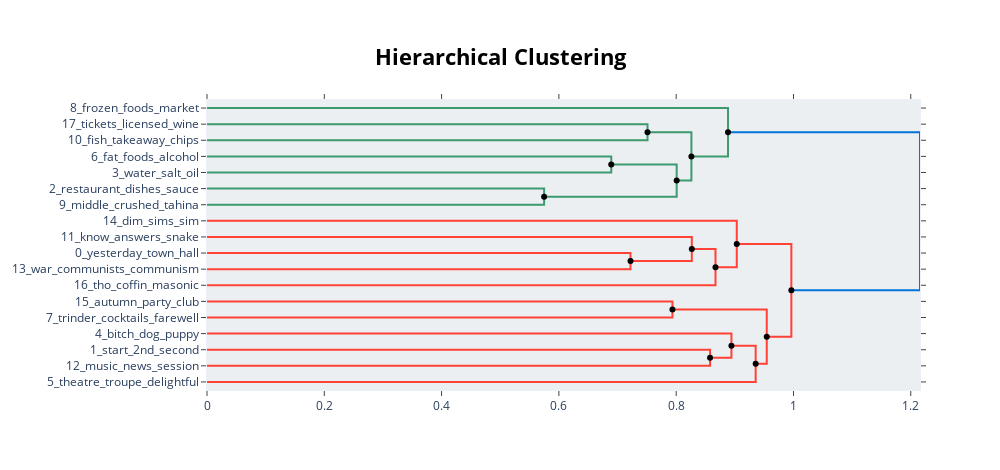

This figure's notebook cell:
### Code cell
topic_model.visualize_hierarchy(hierarchical_topics=hierarchical_topics)

### Figure 1 — Plotly figure (JSON) as saved in the notebook; plotly's stock layout.template omitted (floating-point values rounded to 4 significant figures)
{"data": [{"hoverinfo": "text", "marker": {"color": "rgb(61,153,112)"}, "mode": "lines", "text": ["tickets_licensed_wine_site_dinner", "", "", "fish_takeaway_chips_shop_customers"], "type": "scatter", "x": [0, 0.7511, 0.7511, 0], "xaxis": "x", "y": [-15, -15, -25, -25], "yaxis": "y"}, {"hoverinfo": "text", "marker": {"color": "rgb(61,153,112)"}, "mode": "lines", "text": ["fat_foods_alcohol_energy_weight", "", "", "water_salt_oil_sauce_teaspoon"], "type": "scatter", "x": [0, 0.6893, 0.6893, 0], "xaxis": "x", "y": [-35, -35, -45, -45], "yaxis": "y"}, {"hoverinfo": "text", "marker": {"color": "rgb(61,153,112)"}, "mode": "lines", "text": ["restaurant_dishes_sauce_chicken_satay", "", "", "middle_crushed_tahina_lemon_dips"], "type": "scatter", "x": [0, 0.5748, 0.5748, 0], "xaxis": "x", "y": [-55, -55, -65, -65], "yaxis": "y"}, {"hoverinfo": "text", "marker": {"color": "rgb(61,153,112)"}, "mode": "lines", "text": ["members_year_day_work_dim", "", "", "town_stall_year_day_work"], "type": "scatter", "x": [0.6893, 0.8008, 0.8008, 0.5748], "xaxis": "x", "y": [-40, -40, -60, -60], "yaxis": "y"}, {"hoverinfo": "text", "marker": {"color": "rgb(61,153,112)"}, "mode": "lines", "text": ["town_hall_year_day_work", "", "", "members_year_day_work_men"], "type": "scatter", "x": [0.7511, 0.8259, 0.8259, 0.8008], "xaxis": "x", "y": [-20, -20, -50, -50], "yaxis": "y"}, {"hoverinfo": "text", "marker": {"color": "rgb(61,153,112)"}, "mode": "lines", "text": ["frozen_foods_market_porkers_calves", "", "", "town_members_year_day_work"], "type": "scatter", "x": [0, 0.8884, 0.8884, 0.8259], "xaxis": "x", "y": [-5, -5, -35, -35], "yaxis": "y"}, {"hoverinfo": "text", "marker": {"color": "rgb(255,65,54)"}, "mode": "lines", "text": ["yesterday_town_hall_members_stall", "", "", "war_communists_communism_foreign_policy"], "type": "scatter", "x": [0, 0.7221, 0.7221, 0], "xaxis": "x", "y": [-95, -95, -105, -105], "yaxis": "y"}, {"hoverinfo": "text", "marker": {"color": "rgb(255,65,54)"}, "mode": "lines", "text": ["know_answers_snake_answer_wedding", "", "", "yesterday_town_hall_members_stall"], "type": "scatter", "x": [0, 0.8266, 0.8266, 0.7221], "xaxis": "x", "y": [-85, -85, -100, -100], "yaxis": "y"}, {"hoverinfo": "text", "marker": {"color": "rgb(255,65,54)"}, "mode": "lines", "text": ["yesterday_town_hall_members_stall", "", "", "tho_coffin_masonic_street_mourning"], "type": "scatter", "x": [0.8266, 0.867, 0.867, 0], "xaxis": "x", "y": [-92.5, -92.5, -115, -115], "yaxis": "y"}, {"hoverinfo": "text", "marker": {"color": "rgb(255,65,54)"}, "mode": "lines", "text": ["dim_sims_sim_cab_face", "", "", "yesterday_town_hall_members_year"], "type": "scatter", "x": [0, 0.9033, 0.9033, 0.867], "xaxis": "x", "y": [-75, -75, -103.8, -103.8], "yaxis": "y"}, {"hoverinfo": "text", "marker": {"color": "rgb(255,65,54)"}, "mode": "lines", "text": ["autumn_party_club_await_ally", "", "", "trinder_cocktails_farewell_party_point"], "type": "scatter", "x": [0, 0.7936, 0.7936, 0], "xaxis": "x", "y": [-125, -125, -135, -135], "yaxis": "y"}, {"hoverinfo": "text", "marker": {"color": "rgb(255,65,54)"}, "mode": "lines", "text": ["start_2nd_second_ond_race", "", "", "music_news_session_weather_talk"], "type": "scatter", "x": [0, 0.8578, 0.8578, 0], "xaxis": "x", "y": [-155, -155, -165, -165], "yaxis": "y"}, {"hoverinfo": "text", "marker": {"color": "rgb(255,65,54)"}, "mode": "lines", "text": ["bitch_dog_puppy_best_open", "", "", "year_day_work_men_dim"], "type": "scatter", "x": [0, 0.8942, 0.8942, 0.8578], "xaxis": "x", "y": [-145, -145, -160, -160], "yaxis": "y"}, {"hoverinfo": "text", "marker": {"color": "rgb(255,65,54)"}, "mode": "lines", "text": ["yesterday_hall_members_year_day", "", "", "theatre_troupe_delightful_programme_sketches"], "type": "scatter", "x": [0.8942, 0.9355, 0.9355, 0], "xaxis": "x", "y": [-152.5, -152.5, -175, -175], "yaxis": "y"}, {"hoverinfo": "text", "marker": {"color": "rgb(255,65,54)"}, "mode": "lines", "text": ["yesterday_town_members_year_day", "", "", "yesterday_hall_members_year_day"], "type": "scatter", "x": [0.7936, 0.9544, 0.9544, 0.9355], "xaxis": "x", "y": [-130, -130, -163.8, -163.8], "yaxis": "y"}, {"hoverinfo": "text", "marker": {"color": "rgb(255,65,54)"}, "mode": "lines", "text": ["yesterday_town_hall_members_year", "", "", "yesterday_hall_members_year_day"], "type": "scatter", "x": [0.9033, 0.9964, 0.9964, 0.9544], "xaxis": "x", "y": [-89.38, -89.38, -146.9, -146.9], "yaxis": "y"}, {"hoverinfo": "text", "marker": {"color": "rgb(0,116,217)"}, "mode": "lines", "text": ["town_members_year_day_work", "", "", "yesterday_town_hall_members_year"], "type": "scatter", "x": [0.8884, 1.216, 1.216, 0.9964], "xaxis": "x", "y": [-20, -20, -118.1, -118.1], "yaxis": "y"}, {"hoverinfo": "text", "hovertext": ["members_year_day_work_dim", "town_hall_year_day_work", "yesterday_town_hall_members_stall", "yesterday_hall_members_year_day", "yesterday_town_members_year_day", "yesterday_town_hall_members_year", "town_members_year_day_work"], "marker": {"color": "black"}, "mode": "markers", "showlegend": false, "type": "scatter", "x": [0.6893, 0.7511, 0.8266, 0.8942, 0.7936, 0.9033, 0.8884], "y": [-40, -20, -92.5, -152.5, -130, -89.38, -20]}, {"hoverinfo": "text", "hovertext": ["town_stall_year_day_work", "members_year_day_work_men", "town_members_year_day_work", "yesterday_town_hall_members_stall", "yesterday_town_hall_members_year", "year_day_work_men_dim", "yesterday_hall_members_year_day", "yesterday_hall_members_year_day", "yesterday_town_hall_members_year"], "marker": {"color": "black"}, "mode": "markers", "showlegend": false, "type": "scatter", "x": [0.5748, 0.8008, 0.8259, 0.7221, 0.867, 0.8578, 0.9355, 0.9544, 0.9964], "y": [-60, -50, -35, -100, -103.8, -160, -163.8, -146.9, -118.1]}], "layout": {"autosize": false, "height": 470, "hoverlabel": {"bgcolor": "white", "font": {"family": "Rockwell", "size": 16}}, "hovermode": "closest", "plot_bgcolor": "#ECEFF1", "showlegend": false, "title": {"font": {"color": "Black", "size": 22}, "text": "<b>Hierarchical Clustering</b>", "x": 0.5, "xanchor": "center", "yanchor": "top"}, "width": 1000, "xaxis": {"mirror": "allticks", "rangemode": "tozero", "showgrid": false, "showline": true, "showticklabels": true, "ticks": "outside", "type": "linear", "zeroline": false}, "yaxis": {"mirror": "allticks", "range": [-180, 0], "rangemode": "tozero", "showgrid": false, "showline": true, "showticklabels": true, "tickmode": "array", "ticks": "outside", "ticktext": ["8_frozen_foods_market", "17_tickets_licensed_wine", "10_fish_takeaway_chips", "6_fat_foods_alcohol", "3_water_salt_oil", "2_restaurant_dishes_sauce", "9_middle_crushed_tahina", "14_dim_sims_sim", "11_know_answers_snake", "0_yesterday_town_hall", "13_war_communists_communism", "16_tho_coffin_masonic", "15_autumn_party_club", "7_trinder_cocktails_farewell", "4_bitch_dog_puppy", "1_start_2nd_second", "12_music_news_session", "5_theatre_troupe_delightful"], "tickvals": [-5, -15, -25, -35, -45, -55, -65, -75, -85, -95, -105, -115, -125, -135, -145, -155, -165, -175], "type": "linear", "zeroline": false}}}
